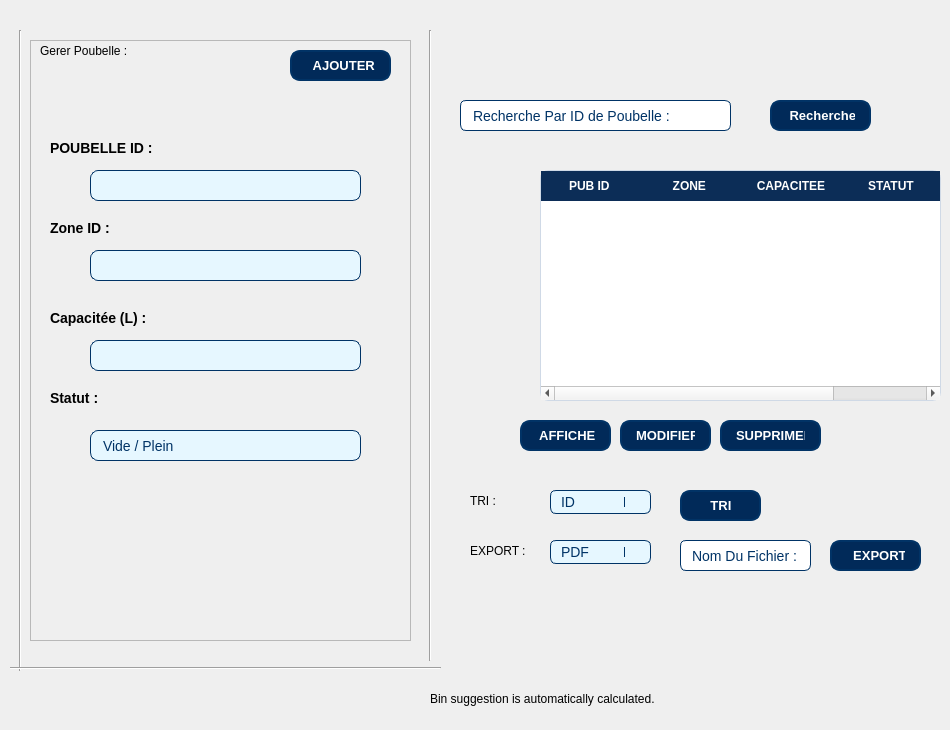
      <widget class="QWidget" name="pageMain">
       <widget class="QLabel" name="label_21">
        <property name="geometry">
         <rect>
          <x>470</x>
          <y>540</y>
          <width>61</width>
          <height>21</height>
         </rect>
        </property>
        <property name="styleSheet">
         <string notr="true">color: rgb(0, 0, 0);</string>
        </property>
        <property name="text">
         <string>EXPORT :</string>
        </property>
       </widget>
       <widget class="QFrame" name="frame">
        <property name="geometry">
         <rect>
          <x>30</x>
          <y>40</y>
          <width>381</width>
          <height>601</height>
         </rect>
        </property>
        <property name="styleSheet">
         <string notr="true">/* Form Box */
.form-fiche {
    flex: 1; /* Takes 1/3 of the container width */
    background-color: #f4f7fb; /* Light background for contrast */
    padding: 25px 20px; /* Inner spacing */
    border-radius: 12px; /* Rounded corners */
    box-shadow: 0 4px 12px rgba(0, 0, 0, 0.1); /* Soft shadow for depth */
    transition: transform 0.2s ease, box-shadow 0.2s ease;
}

.form-fiche:hover {
    transform: translateY(-2px); /* Slight lift on hover */
    box-shadow: 0 6px 15px rgba(0, 0, 0, 0.15); /* Stronger shadow */
}

.form-fiche h3 {
    margin-top: 0;
    margin-bottom: 20px;
    font-size: 20px;
    font-weight: 600;
    color: #003366;
}

.form-fiche label {
    display: block;
    font-weight: 500;
    margin-bottom: 6px;
    color: #003366;
}

.form-fiche input {
    width: 100%;
    padding: 10px;
    margin-bottom: 15px;
    border: 1px solid #003366;
    border-radius: 8px;
    background-color: #e6f7ff;
    font-size: 14px;
    transition: border 0.2s ease, box-shadow 0.2s ease;
}

.form-fiche input:focus {
    border-color: #0d3273;
    box-shadow: 0 0 5px rgba(13, 50, 115, 0.5);
    outline: none;
}

.form-fiche button {
    width: 32%;
    margin-right: 5%;
    padding: 10px;
    border: none;
    border-radius: 8px;
    background-color: #0d3273;
    color: white;
    font-weight: 500;
    cursor: pointer;
    transition: background-color 0.2s ease, transform 0.2s ease;
}

.form-fiche button:hover {
    background-color: #004080;
    transform: translateY(-1px);
}

.form-fiche small {
    display: block;
    margin-top: 8px;
    font-size: 12px;
    color: #555;
}</string>
        </property>
        <property name="frameShape">
         <enum>QFrame::Shape::StyledPanel</enum>
        </property>
        <property name="frameShadow">
         <enum>QFrame::Shadow::Raised</enum>
        </property>
        <widget class="QLabel" name="label_5">
         <property name="geometry">
          <rect>
           <x>10</x>
           <y>-20</y>
           <width>301</width>
           <height>61</height>
          </rect>
         </property>
         <property name="styleSheet">
          <string notr="true">font: 16pt &quot;Segoe UI&quot;;
color: rgb(0, 0, 0);
font: 700 16pt &quot;Segoe UI&quot;;</string>
         </property>
         <property name="text">
          <string>Gerer Poubelle :</string>
         </property>
        </widget>
        <widget class="QLineEdit" name="pubid">
         <property name="geometry">
          <rect>
           <x>60</x>
           <y>130</y>
           <width>271</width>
           <height>31</height>
          </rect>
         </property>
         <property name="styleSheet">
          <string notr="true">QLineEdit {
    background-color: #e6f7ff;      /* Light blue background */
    border: 1px solid #003366;      /* Dark blue border */
    border-radius: 8px;             /* Rounded corners */
    padding: 6px 10px;              /* Inner spacing */
    font-size: 14px;
    color: #003366;
}

QLineEdit:focus {
    border: 1px solid #0d3273;      /* Darker border on focus */
    background-color: #ffffff;      /* Slightly lighter background */
    selection-background-color: #0d3273;
    selection-color: #ffffff;
}</string>
         </property>
        </widget>
        <widget class="QLabel" name="label_8">
         <property name="geometry">
          <rect>
           <x>20</x>
           <y>80</y>
           <width>121</width>
           <height>71</height>
          </rect>
         </property>
         <property name="styleSheet">
          <string notr="true">QLabel {
    font-size: 14px;
    color: #000000;
    font-weight: bold;
}
</string>
         </property>
         <property name="text">
          <string>POUBELLE ID :
</string>
         </property>
        </widget>
        <widget class="QLabel" name="label_10">
         <property name="geometry">
          <rect>
           <x>20</x>
           <y>160</y>
           <width>121</width>
           <height>71</height>
          </rect>
         </property>
         <property name="styleSheet">
          <string notr="true">QLabel {
    font-size: 14px;
    color: #000000;
    font-weight: bold;
}
</string>
         </property>
         <property name="text">
          <string>Zone ID :
</string>
         </property>
        </widget>
        <widget class="QLineEdit" name="zoneid">
         <property name="geometry">
          <rect>
           <x>60</x>
           <y>210</y>
           <width>271</width>
           <height>31</height>
          </rect>
         </property>
         <property name="styleSheet">
          <string notr="true">QLineEdit {
    background-color: #e6f7ff;      /* Light blue background */
    border: 1px solid #003366;      /* Dark blue border */
    border-radius: 8px;             /* Rounded corners */
    padding: 6px 10px;              /* Inner spacing */
    font-size: 14px;
    color: #003366;
}

QLineEdit:focus {
    border: 1px solid #0d3273;      /* Darker border on focus */
    background-color: #ffffff;      /* Slightly lighter background */
    selection-background-color: #0d3273;
    selection-color: #ffffff;
}</string>
         </property>
        </widget>
        <widget class="QLabel" name="label_12">
         <property name="geometry">
          <rect>
           <x>20</x>
           <y>250</y>
           <width>121</width>
           <height>71</height>
          </rect>
         </property>
         <property name="styleSheet">
          <string notr="true">QLabel {
    font-size: 14px;
    color: #000000;
    font-weight: bold;
}
</string>
         </property>
         <property name="text">
          <string>Capacitée (L) :
</string>
         </property>
        </widget>
        <widget class="QLabel" name="label_13">
         <property name="geometry">
          <rect>
           <x>20</x>
           <y>330</y>
           <width>121</width>
           <height>71</height>
          </rect>
         </property>
         <property name="styleSheet">
          <string notr="true">QLabel {
    font-size: 14px;
    color: #000000;
    font-weight: bold;
}
</string>
         </property>
         <property name="text">
          <string>Statut :
</string>
         </property>
        </widget>
        <widget class="QLineEdit" name="cap">
         <property name="geometry">
          <rect>
           <x>60</x>
           <y>300</y>
           <width>271</width>
           <height>31</height>
          </rect>
         </property>
         <property name="styleSheet">
          <string notr="true">QLineEdit {
    background-color: #e6f7ff;      /* Light blue background */
    border: 1px solid #003366;      /* Dark blue border */
    border-radius: 8px;             /* Rounded corners */
    padding: 6px 10px;              /* Inner spacing */
    font-size: 14px;
    color: #003366;
}

QLineEdit:focus {
    border: 1px solid #0d3273;      /* Darker border on focus */
    background-color: #ffffff;      /* Slightly lighter background */
    selection-background-color: #0d3273;
    selection-color: #ffffff;
}</string>
         </property>
        </widget>
        <widget class="QLineEdit" name="status">
         <property name="geometry">
          <rect>
           <x>60</x>
           <y>390</y>
           <width>271</width>
           <height>31</height>
          </rect>
         </property>
         <property name="styleSheet">
          <string notr="true">QLineEdit {
    background-color: #e6f7ff;      /* Light blue background */
    border: 1px solid #003366;      /* Dark blue border */
    border-radius: 8px;             /* Rounded corners */
    padding: 6px 10px;              /* Inner spacing */
    font-size: 14px;
    color: #003366;
}

QLineEdit:focus {
    border: 1px solid #0d3273;      /* Darker border on focus */
    background-color: #ffffff;      /* Slightly lighter background */
    selection-background-color: #0d3273;
    selection-color: #ffffff;
}</string>
         </property>
         <property name="text">
          <string>Vide / Plein</string>
         </property>
        </widget>
        <widget class="QPushButton" name="ajpoub">
         <property name="geometry">
          <rect>
           <x>260</x>
           <y>10</y>
           <width>101</width>
           <height>31</height>
          </rect>
         </property>
         <property name="styleSheet">
          <string notr="true">/* ==== BUTTONS STYLE ==== */
QPushButton {
    background-color: #012a59;
    color: #ffffff;
    border: 2px solid #013366;
    border-radius: 10px;
    padding: 8px 14px;
    font-size: 13px;
    font-weight: 500;
    text-align: left;
    transition: all 0.3s ease-in-out;
}

QPushButton:hover {
    background-color: #024b8a;
    border-color: #025aa5;
}

QPushButton:pressed {
    background-color: #013869;
    border-color: #011f3f;
}
</string>
         </property>
         <property name="text">
          <string>  AJOUTER</string>
         </property>
        </widget>
       </widget>
       <widget class="QPushButton" name="modpoub">
        <property name="geometry">
         <rect>
          <x>620</x>
          <y>420</y>
          <width>91</width>
          <height>31</height>
         </rect>
        </property>
        <property name="styleSheet">
         <string notr="true">/* ==== BUTTONS STYLE ==== */
QPushButton {
    background-color: #012a59;
    color: #ffffff;
    border: 2px solid #013366;
    border-radius: 10px;
    padding: 8px 14px;
    font-size: 13px;
    font-weight: 500;
    text-align: left;
    transition: all 0.3s ease-in-out;
}

QPushButton:hover {
    background-color: #024b8a;
    border-color: #025aa5;
}

QPushButton:pressed {
    background-color: #013869;
    border-color: #011f3f;
}
</string>
        </property>
        <property name="text">
         <string>MODIFIER</string>
        </property>
       </widget>
       <widget class="QComboBox" name="comboBox_4">
        <property name="geometry">
         <rect>
          <x>550</x>
          <y>540</y>
          <width>101</width>
          <height>24</height>
         </rect>
        </property>
        <property name="styleSheet">
         <string notr="true">QComboBox {
    background-color: #e6f7ff;      /* Light blue background */
    border: 1px solid #003366;      /* Dark blue border */
    border-radius: 6px;
    padding: 4px 10px;
    font-size: 14px;
    color: #003366;
}

QComboBox:hover {
    border: 1px solid #0d3273;      /* Darker border on hover */
}

QComboBox:focus {
    border: 1px solid #0d3273;
    background-color: #ffffff;
}

QComboBox::drop-down {
    subcontrol-origin: padding;
    subcontrol-position: top right;
    width: 25px;
    border-left: 1px solid #003366;
    border-radius: 0 6px 6px 0;
}

QComboBox QAbstractItemView {
    background-color: #ffffff;
    selection-background-color: #0d3273;
    selection-color: white;
    border: 1px solid #003366;
}
</string>
        </property>
        <item>
         <property name="text">
          <string>PDF</string>
         </property>
        </item>
        <item>
         <property name="text">
          <string>EXCEL</string>
         </property>
        </item>
       </widget>
       <widget class="QPushButton" name="supppoub">
        <property name="geometry">
         <rect>
          <x>720</x>
          <y>420</y>
          <width>101</width>
          <height>31</height>
         </rect>
        </property>
        <property name="styleSheet">
         <string notr="true">/* ==== BUTTONS STYLE ==== */
QPushButton {
    background-color: #012a59;
    color: #ffffff;
    border: 2px solid #013366;
    border-radius: 10px;
    padding: 8px 14px;
    font-size: 13px;
    font-weight: 500;
    text-align: left;
    transition: all 0.3s ease-in-out;
}

QPushButton:hover {
    background-color: #024b8a;
    border-color: #025aa5;
}

QPushButton:pressed {
    background-color: #013869;
    border-color: #011f3f;
}
</string>
        </property>
        <property name="text">
         <string>SUPPRIMER</string>
        </property>
       </widget>
       <widget class="QPushButton" name="gespub_4">
        <property name="geometry">
         <rect>
          <x>680</x>
          <y>490</y>
          <width>81</width>
          <height>31</height>
         </rect>
        </property>
        <property name="styleSheet">
         <string notr="true">/* ==== BUTTONS STYLE ==== */
QPushButton {
    background-color: #012a59;
    color: #ffffff;
    border: 2px solid #013366;
    border-radius: 10px;
    padding: 8px 14px;
    font-size: 13px;
    font-weight: 500;
    text-align: left;
    transition: all 0.3s ease-in-out;
}

QPushButton:hover {
    background-color: #024b8a;
    border-color: #025aa5;
}

QPushButton:pressed {
    background-color: #013869;
    border-color: #011f3f;
}
</string>
        </property>
        <property name="text">
         <string>    TRI</string>
        </property>
       </widget>
       <widget class="QLabel" name="label_22">
        <property name="geometry">
         <rect>
          <x>470</x>
          <y>490</y>
          <width>61</width>
          <height>21</height>
         </rect>
        </property>
        <property name="styleSheet">
         <string notr="true">color: rgb(0, 0, 0);</string>
        </property>
        <property name="text">
         <string>TRI :</string>
        </property>
       </widget>
       <widget class="QComboBox" name="comboBox">
        <property name="geometry">
         <rect>
          <x>550</x>
          <y>490</y>
          <width>101</width>
          <height>24</height>
         </rect>
        </property>
        <property name="styleSheet">
         <string notr="true">QComboBox {
    background-color: #e6f7ff;      /* Light blue background */
    border: 1px solid #003366;      /* Dark blue border */
    border-radius: 6px;
    padding: 4px 10px;
    font-size: 14px;
    color: #003366;
}

QComboBox:hover {
    border: 1px solid #0d3273;      /* Darker border on hover */
}

QComboBox:focus {
    border: 1px solid #0d3273;
    background-color: #ffffff;
}

QComboBox::drop-down {
    subcontrol-origin: padding;
    subcontrol-position: top right;
    width: 25px;
    border-left: 1px solid #003366;
    border-radius: 0 6px 6px 0;
}

QComboBox QAbstractItemView {
    background-color: #ffffff;
    selection-background-color: #0d3273;
    selection-color: white;
    border: 1px solid #003366;
}
</string>
        </property>
        <item>
         <property name="text">
          <string>ID</string>
         </property>
        </item>
        <item>
         <property name="text">
          <string>CAPACITY</string>
         </property>
        </item>
        <item>
         <property name="text">
          <string>STATUS</string>
         </property>
        </item>
       </widget>
       <widget class="QLineEdit" name="lineEdit_10">
        <property name="geometry">
         <rect>
          <x>460</x>
          <y>100</y>
          <width>271</width>
          <height>31</height>
         </rect>
        </property>
        <property name="styleSheet">
         <string notr="true">QLineEdit {
    background-color: #ffffff;       /* White background */
    border: 1px solid #003366;       /* Dark blue border */
    border-radius: 6px;              /* Rounded corners */
    padding: 5px 10px;               /* Inner padding */
    font-size: 14px;
    color: #003366;
}

QLineEdit:focus {
    border: 1px solid #0d3273;       /* Darker border on focus */
    background-color: #e6f7ff;       /* Light blue on focus */
    selection-background-color: #0d3273;
    selection-color: white;
}</string>
        </property>
        <property name="text">
         <string>Recherche Par ID de Poubelle :</string>
        </property>
       </widget>
       <widget class="QLabel" name="label_23">
        <property name="geometry">
         <rect>
          <x>430</x>
          <y>690</y>
          <width>301</width>
          <height>31</height>
         </rect>
        </property>
        <property name="text">
         <string>Bin suggestion is automatically calculated.
</string>
        </property>
       </widget>
       <widget class="QPushButton" name="gespub_3">
        <property name="geometry">
         <rect>
          <x>770</x>
          <y>100</y>
          <width>101</width>
          <height>31</height>
         </rect>
        </property>
        <property name="styleSheet">
         <string notr="true">/* ==== BUTTONS STYLE ==== */
QPushButton {
    background-color: #012a59;
    color: #ffffff;
    border: 2px solid #013366;
    border-radius: 10px;
    padding: 8px 14px;
    font-size: 13px;
    font-weight: 500;
    text-align: left;
    transition: all 0.3s ease-in-out;
}

QPushButton:hover {
    background-color: #024b8a;
    border-color: #025aa5;
}

QPushButton:pressed {
    background-color: #013869;
    border-color: #011f3f;
}
</string>
        </property>
        <property name="text">
         <string> Recherche</string>
        </property>
       </widget>
       <widget class="QPushButton" name="gespub_7">
        <property name="geometry">
         <rect>
          <x>830</x>
          <y>540</y>
          <width>91</width>
          <height>31</height>
         </rect>
        </property>
        <property name="styleSheet">
         <string notr="true">/* ==== BUTTONS STYLE ==== */
QPushButton {
    background-color: #012a59;
    color: #ffffff;
    border: 2px solid #013366;
    border-radius: 10px;
    padding: 8px 14px;
    font-size: 13px;
    font-weight: 500;
    text-align: left;
    transition: all 0.3s ease-in-out;
}

QPushButton:hover {
    background-color: #024b8a;
    border-color: #025aa5;
}

QPushButton:pressed {
    background-color: #013869;
    border-color: #011f3f;
}
</string>
        </property>
        <property name="text">
         <string>  EXPORT</string>
        </property>
       </widget>
       <widget class="QLineEdit" name="lineEdit_11">
        <property name="geometry">
         <rect>
          <x>680</x>
          <y>540</y>
          <width>131</width>
          <height>31</height>
         </rect>
        </property>
        <property name="styleSheet">
         <string notr="true">QLineEdit {
    background-color: #ffffff;       /* White background */
    border: 1px solid #003366;       /* Dark blue border */
    border-radius: 6px;              /* Rounded corners */
    padding: 5px 10px;               /* Inner padding */
    font-size: 14px;
    color: #003366;
}

QLineEdit:focus {
    border: 1px solid #0d3273;       /* Darker border on focus */
    background-color: #e6f7ff;       /* Light blue on focus */
    selection-background-color: #0d3273;
    selection-color: white;
}</string>
        </property>
        <property name="text">
         <string>Nom Du Fichier :</string>
        </property>
       </widget>
       <widget class="Line" name="line_4">
        <property name="geometry">
         <rect>
          <x>10</x>
          <y>660</y>
          <width>431</width>
          <height>16</height>
         </rect>
        </property>
        <property name="orientation">
         <enum>Qt::Orientation::Horizontal</enum>
        </property>
       </widget>
       <widget class="Line" name="line_5">
        <property name="geometry">
         <rect>
          <x>420</x>
          <y>30</y>
          <width>20</width>
          <height>631</height>
         </rect>
        </property>
        <property name="orientation">
         <enum>Qt::Orientation::Vertical</enum>
        </property>
       </widget>
       <widget class="Line" name="line_6">
        <property name="geometry">
         <rect>
          <x>10</x>
          <y>30</y>
          <width>20</width>
          <height>641</height>
         </rect>
        </property>
        <property name="orientation">
         <enum>Qt::Orientation::Vertical</enum>
        </property>
       </widget>
       <widget class="QTableWidget" name="twp">
        <property name="geometry">
         <rect>
          <x>540</x>
          <y>170</y>
          <width>401</width>
          <height>231</height>
         </rect>
        </property>
        <property name="styleSheet">
         <string notr="true">QTableWidget {
    background-color: #ffffff;
    alternate-background-color: #f2f6fc;
    gridline-color: #dbe3ec;
    border: 1px solid #cfd9e6;
    border-radius: 8px;
    selection-background-color: #c7e0ff;
    selection-color: #000000;
	color: #000000;
}

QHeaderView::section {
    background-color: #0c2d57;
    color: #ffffff;
    padding: 6px;
    border: none;
    font-weight: 600;
    font-size: 12px;
}

QTableCornerButton::section {
    background-color: #0c2d57;
}</string>
        </property>
        <column>
         <property name="text">
          <string>PUB ID </string>
         </property>
        </column>
        <column>
         <property name="text">
          <string>ZONE </string>
         </property>
        </column>
        <column>
         <property name="text">
          <string>CAPACITEE</string>
         </property>
        </column>
        <column>
         <property name="text">
          <string>STATUT</string>
         </property>
        </column>
       </widget>
       <widget class="QPushButton" name="affpoub">
        <property name="geometry">
         <rect>
          <x>520</x>
          <y>420</y>
          <width>91</width>
          <height>31</height>
         </rect>
        </property>
        <property name="styleSheet">
         <string notr="true">/* ==== BUTTONS STYLE ==== */
QPushButton {
    background-color: #012a59;
    color: #ffffff;
    border: 2px solid #013366;
    border-radius: 10px;
    padding: 8px 14px;
    font-size: 13px;
    font-weight: 500;
    text-align: left;
    transition: all 0.3s ease-in-out;
}

QPushButton:hover {
    background-color: #024b8a;
    border-color: #025aa5;
}

QPushButton:pressed {
    background-color: #013869;
    border-color: #011f3f;
}
</string>
        </property>
        <property name="text">
         <string> AFFICHER</string>
        </property>
       </widget>
       <zorder>comboBox_4</zorder>
       <zorder>label_23</zorder>
       <zorder>line_5</zorder>
       <zorder>line_6</zorder>
       <zorder>label_21</zorder>
       <zorder>frame</zorder>
       <zorder>modpoub</zorder>
       <zorder>supppoub</zorder>
       <zorder>gespub_4</zorder>
       <zorder>comboBox</zorder>
       <zorder>lineEdit_10</zorder>
       <zorder>label_22</zorder>
       <zorder>gespub_3</zorder>
       <zorder>gespub_7</zorder>
       <zorder>lineEdit_11</zorder>
       <zorder>line_4</zorder>
       <zorder>twp</zorder>
       <zorder>affpoub</zorder>
      </widget>
